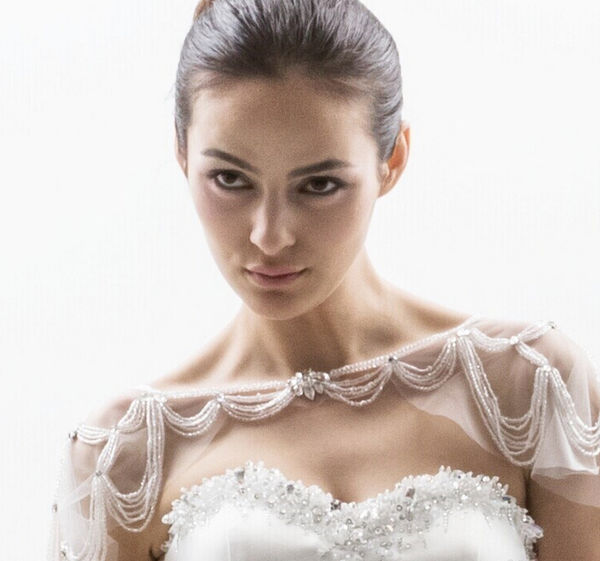
//> input picture Image/美女.jpg, 600 x 561 px
$ ./14._图像去噪   (built with g++ and OpenCV 4)
//> lines starting //> are read from the running program, lines starting //| are printed output that depends on the picture
#include <iostream>
#include <opencv2/opencv.hpp>

using namespace std;
using namespace cv;

int main()
{
    Mat grayInputImage = imread("../Image/美女.jpg", IMREAD_GRAYSCALE);
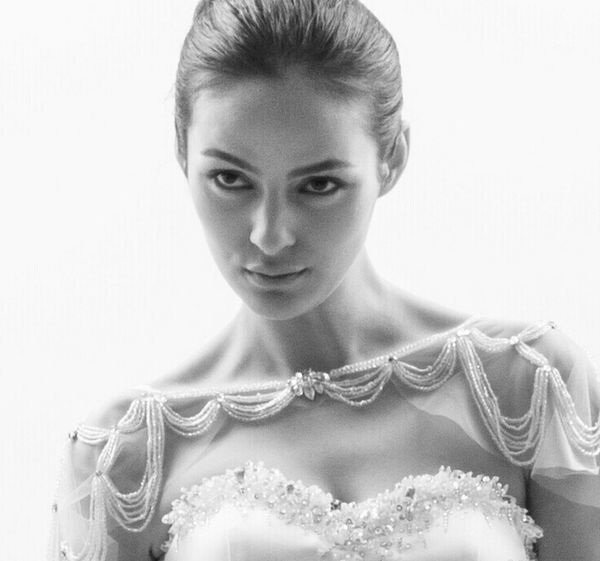
//> grayInputImage: 561 rows x 600 cols, CV_8UC1; min 16, max 255, mean 204.1
    if (grayInputImage.empty())
    {
        exit(0);
    }
    imshow("输入图像(灰度)", grayInputImage);

    //图像降噪
    Mat grayDenoisingImage = Mat::zeros(grayInputImage.size(), grayInputImage.type());
    fastNlMeansDenoising(grayInputImage, grayDenoisingImage);
    imshow("降噪图像(灰度)", grayDenoisingImage);

    Mat rgbInputImage = imread("../Image/美女.jpg");
//> rgbInputImage is the input picture: 561 rows x 600 cols, CV_8UC3; mean B, G, R 195.5, 201.5, 212.4
    if (rgbInputImage.empty())
    {
        exit(0);
    }
    imshow("输入图像(彩色)", rgbInputImage);

    //图像降噪
    Mat rgbDenoisingImage = Mat::zeros(rgbInputImage.size(), rgbInputImage.type());
    fastNlMeansDenoisingColored(rgbInputImage, rgbDenoisingImage);
    imshow("降噪图像(彩色)", rgbDenoisingImage);

    //双边滤波
    Mat filterImage = Mat::zeros(rgbInputImage.size(), rgbInputImage.type());
    bilateralFilter(rgbDenoisingImage, filterImage, 20, 100, 100);
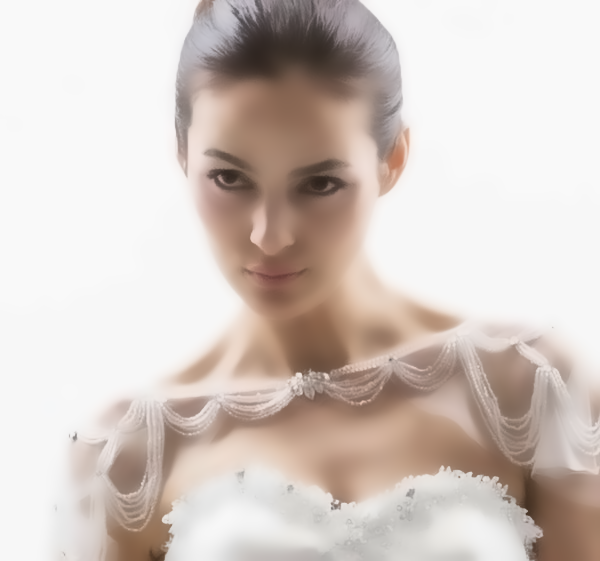
//> filterImage: 561 rows x 600 cols, CV_8UC3; mean B, G, R 195.3, 201.4, 212.4
    imshow("双边滤波(彩色)", filterImage);

    waitKey();
}
